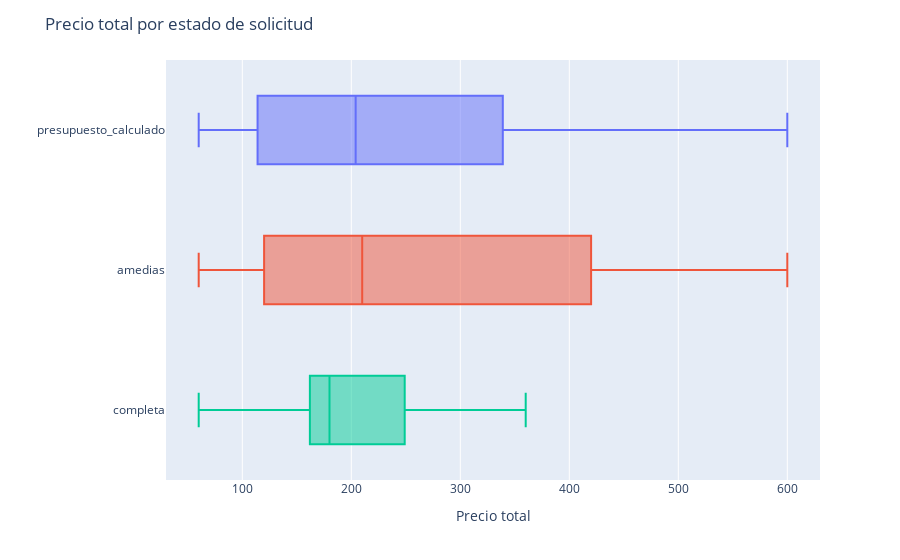

Notebook source saved alongside this figure:
### Code cell
fig = px.box(dj_max, x='estimacionPrecioTotal',
             y='estado_solicitud',
             color='estado_solicitud',
             boxmode='overlay')

fig.update_layout(
    title="Precio total por estado de solicitud",  
    xaxis_title="Precio total", 
    yaxis_title=" ",  
    showlegend=False 
)

# Percentiles, mediana, y media por estado de solicitud
grouped_data = dj_max.groupby('estado_solicitud')['estimacionPrecioTotal']
annotations = []
for name, group in grouped_data:
    q1 = group.quantile(0.25)
    q3 = group.quantile(0.75)
    text = f"El rango de precios solicitados de '{name}' está entre {q1} y {q3}."
    annotations.append(text)
fig.show()
print(annotations)

### Figure 1 — Plotly figure (JSON) as saved in the notebook; plotly's stock layout.template omitted (floating-point values rounded to 4 significant figures)
{"data": [{"alignmentgroup": "True", "hovertemplate": "estado_solicitud=%{y}<br>estimacionPrecioTotal=%{x}<extra></extra>", "legendgroup": "presupuesto_calculado", "marker": {"color": "#636efa"}, "name": "presupuesto_calculado", "notched": false, "offsetgroup": "presupuesto_calculado", "orientation": "h", "showlegend": true, "type": "box", "x": [600, 600, 480, 456, 300, 300, 240, 216, 204, 144, 120, 120, 120, 96, 96, 60, 60], "x0": " ", "xaxis": "x", "y": ["presupuesto_calculado", "presupuesto_calculado", "presupuesto_calculado", "presupuesto_calculado", "presupuesto_calculado", "presupuesto_calculado", "presupuesto_calculado", "presupuesto_calculado", "presupuesto_calculado", "presupuesto_calculado", "presupuesto_calculado", "presupuesto_calculado", "presupuesto_calculado", "presupuesto_calculado", "presupuesto_calculado", "presupuesto_calculado", "presupuesto_calculado"], "y0": " ", "yaxis": "y"}, {"alignmentgroup": "True", "hovertemplate": "estado_solicitud=%{y}<br>estimacionPrecioTotal=%{x}<extra></extra>", "legendgroup": "amedias", "marker": {"color": "#EF553B"}, "name": "amedias", "notched": false, "offsetgroup": "amedias", "orientation": "h", "showlegend": true, "type": "box", "x": [600, 240, 180, 60], "x0": " ", "xaxis": "x", "y": ["amedias", "amedias", "amedias", "amedias"], "y0": " ", "yaxis": "y"}, {"alignmentgroup": "True", "hovertemplate": "estado_solicitud=%{y}<br>estimacionPrecioTotal=%{x}<extra></extra>", "legendgroup": "completa", "marker": {"color": "#00cc96"}, "name": "completa", "notched": false, "offsetgroup": "completa", "orientation": "h", "showlegend": true, "type": "box", "x": [360, 360, 360, 300, 252, 240, 240, 240, 240, 180, 180, 180, 180, 180, 156, 141, 120, 120, 60], "x0": " ", "xaxis": "x", "y": ["completa", "completa", "completa", "completa", "completa", "completa", "completa", "completa", "completa", "completa", "completa", "completa", "completa", "completa", "completa", "completa", "completa", "completa", "completa"], "y0": " ", "yaxis": "y"}], "layout": {"boxmode": "overlay", "legend": {"title": {"text": "estado_solicitud"}, "tracegroupgap": 0}, "margin": {"t": 60}, "showlegend": false, "title": {"text": "Precio total por estado de solicitud"}, "xaxis": {"anchor": "y", "domain": [0, 1], "title": {"text": "Precio total"}}, "yaxis": {"anchor": "x", "categoryarray": ["completa", "amedias", "presupuesto_calculado"], "categoryorder": "array", "domain": [0, 1], "title": {"text": " "}}}}
